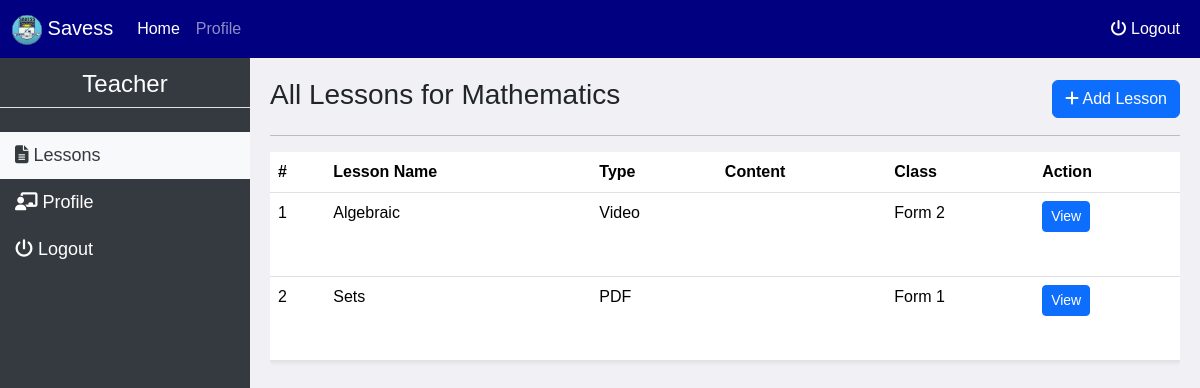
The app's page /tutor/?page=lessons (signed in) with its own data.
### tables this page shows
CREATE TABLE `subjects` (
  `sjid` int(11) NOT NULL,
  `cid` int(11) DEFAULT NULL,
  `sjname` varchar(100) DEFAULT NULL,
  `type` enum('core','elective') DEFAULT NULL
);

CREATE TABLE `lessons` (
  `lid` int(11) NOT NULL,
  `sjid` int(11) DEFAULT NULL,
  `ltitle` varchar(100) DEFAULT NULL,
  `ltype` enum('video','PDF','docx') DEFAULT NULL,
  `lcontent` text DEFAULT NULL,
  `lform` int(11) DEFAULT NULL
);

### inc/functions.php (called while the page is built, shortened)
<?php
    function fetchData($con, $table, $columns = '*', $where = '', $joins = '', $order = '', $limit = '') {
        if (empty($columns)) {
            $columns = '*';
        }
        $sql = "SELECT {$columns} FROM ".$table;
        if (!empty($where)) {
            $sql .= " $where";
        }
        $result = mysqli_query($con, $sql);
        $data = [];
        while ($sqlData = mysqli_fetch_assoc($result)) {
            $data[] = $sqlData;
        }
        return $data;
    }

### tutor/lessons.php (the view, shortened to what this page needs)
<?php
	$stid = $_SESSION['stid'];
	$teacher = fetchData($con, 'staff', '', ' WHERE stid = '.$stid);
	$tch = $teacher[0];
	$sjid = $tch['sjid'];
	$subject = fetchData($con, 'subjects', '', ' WHERE sjid = '.$sjid );
	$sub = $subject[0];
	$sjname = $sub['sjname'];
?>
<div class="main-content">
	<div class="d-flex justify-content-between align-items-center mb-3">
		<h3>All Lessons for <?= $sjname; ?></h3>
		<button class="btn btn-primary" data-bs-toggle="modal" data-bs-target="#addSubjectMdl"><i class="fas fa-plus"></i> Add Lesson</button>
	</div> <hr>
	<div>
		<div class="table-responsive">
			<?php $sql = mysqli_query($con, "SELECT * FROM lessons WHERE sjid = $sjid");
			if (mysqli_num_rows($sql) < 1) {
				echo "No Lesson found. Add Lessons";
			} else { ?>
			<table class="table table-hover table-stripped shadow-sm">
				<thead>
					<tr>
						<th>#</th>
						<th>Lesson Name</th>
						<th>Type</th>
						<th>Content</th>
						<th>Class</th>
						<th>Action</th>
					</tr>
				</thead>
				<tbody>
			<?php $count = 1;
			while ($data = mysqli_fetch_assoc($sql)) { ?>
				<tr class="">
					<td><?= $count; ?></td>
					<td><?= ucfirst($data['ltitle']); ?></td>
					<td><?= ucfirst($data['ltype']); ?></td>
					<td>
						<iframe src="learning/../../<?= $data['lcontent']; ?>" width="60" height="60" frameborder="0" style="border-radius: 50%;" allowfullscreen></iframe>
					</td>
					<td>Form <?= $data['lform']; ?></td>
					<td>
						<button class="btn btn-primary btn-sm viewLessonBtn"
						data-bs-target="#viewLessonMdl"
						data-bs-toggle="modal"
						data-lname="<?= ucfirst($data['ltitle']); ?>"
						data-path="learning/../../<?= $data['lcontent']; ?>"
						data-form="Form <?= $data['lform']; ?>"
						data-type="<?= ucfirst($data['ltype']); ?>">View</button>
					</td>
				</tr>
			<?php $count++; } ?>
					</tbody>
			</table>
			<?php } ?>
		</div>
	</div>
</div>

### css/style.css (style rules this page uses)
body { font-family: Arial, sans-serif; background-color: #f0f0f5; margin: 0; padding: 0; }
.main-content { margin-left: 250px; padding: 20px; }

### records on screen
subjects: sjname "Mathematics"
lessons: ltitle "Algebraic", ltype "Video", lform "2"
lessons: ltitle "Sets", ltype "PDF", lform "1"

### other values on screen
$role "Teacher"
